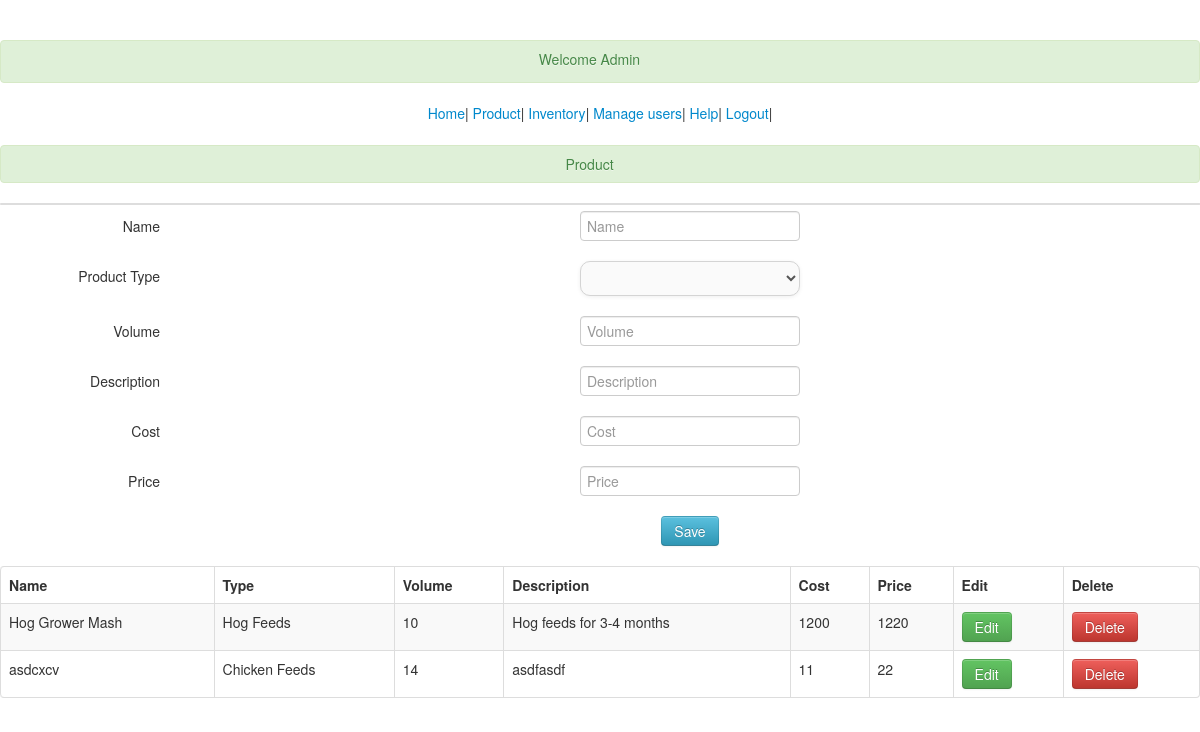
/admin/inventory.php (signed in), run on the app's committed database.
### tables this page shows
CREATE TABLE IF NOT EXISTS `product` (
  `product_id` int(11) NOT NULL AUTO_INCREMENT,
  `product_name` varchar(100) NOT NULL,
  `product_type_id` int(11) NOT NULL,
  `product_volume` int(11) NOT NULL,
  `product_description` varchar(200) NOT NULL,
  `product_cost` int(11) NOT NULL,
  `product_price` int(11) NOT NULL,
  PRIMARY KEY (`product_id`)
);

CREATE TABLE IF NOT EXISTS `type` (
  `type_id` int(11) NOT NULL AUTO_INCREMENT,
  `type_name` varchar(50) NOT NULL,
  `type_description` varchar(200) NOT NULL,
  PRIMARY KEY (`type_id`)
);

### admin/inventory.php (the view, shortened to what this page needs)
<?php include('../db.php');
include('header.php');
?>
	<body>
	<center>
			<div id="container">
			<div id="header">
				<div class="alert alert-success"><label>Welcome Admin</label></div>
			</div>
			<table>
				<thead>
					<td>
						<tr><a href="index.php">Home</a>  |  </tr>
						<tr><a href="product.php">Product</a>  |  </tr>
						<tr><a href="inventory.php">Inventory</a>  |  </tr>
						<tr><a href="manageuser.php">Manage users</a>  |  </tr>
						<tr><a href="help.php">Help</a>  |  </tr>
						<tr><a href="../logout.php">Logout</a>  |  </tr>
					</td>
				</thead>
			</table>
			<br>
		<div class="row-fluid">
        <div class="span12">
		<table class="table table-bordered">
			<div class="alert alert-success">Product</div>
		</table>
				<form class="form-horizontal" method="POST">
				<div class="control-group">
				<label class="control-label" for="inputEmail">Name</label>
				<div class="controls">
				<input type="text" id="product_name" name="product_name" placeholder="Name" required>
				</div>
				</div>
				<div class="control-group">
							<label class="control-label" for="inputEmail">Product Type</label>
							<div class="controls">
								<select id="product_type" name="product_type" required>
									<option></option>
								<?php
								$query=mysql_query("select * from type");
								while($row=mysql_fetch_array($query))
								 { ?>
									<option value="<?php echo $row['type_id'];?>"> <?php echo $row['type_name'];?> </option>
									<?php } ?>
								</select>
							</div>
				</div>
				<div class="control-group">
				<label class="control-label" for="inputEmail">Volume</label>
				<div class="controls">
				<input type="text" id="product_volume" name="product_volume" placeholder="Volume" required>
				</div>
				</div>
				<div class="control-group">
				<label class="control-label" for="inputEmail">Description</label>
				<div class="controls">
				<input type="text" id="product_description" name="product_description" placeholder="Description" required>
				</div>
				</div>
				<div class="control-group">
				<label class="control-label" for="inputEmail">Cost</label>
				<div class="controls">
				<input type="text" id="product_cost" name="product_cost" placeholder="Cost" required>
				</div>
				</div>
				<div class="control-group">
				<label class="control-label" for="inputEmail">Price</label>
				<div class="controls">
				<input type="text" id="product_price" name="product_price" placeholder="Price" required>
				</div>
				</div>
				<div class="control-group">
				<div class="controls">
				<button type="submit" name="register" class="btn btn-info">Save</button>
				</div>
				</div>
				</form>
				<table cellpadding="0" cellspacing="0" border="0" class="table table-striped table-bordered" id="example">
					<thead>
						<tr>
						<th>Name</th>
						<th>Type</th>
						<th>Volume</th>
						<th>Description</th>
						<th>Cost</th>
						<th>Price</th>
						<th>Edit</th>
						<th>Delete</th>
						</tr>
					</thead>
					<tbody>
						<?php
						$sql = "select p.*,t.* from product as p , type as t where p.product_type_id =t.type_id group by p.product_type_id";
						$query=mysql_query($sql)or die(mysql_error());
						while($row=mysql_fetch_array($query)){
						?>
						<tr>
						<td><?php echo $row[1]; ?></td>
						<td><?php echo $row[8]; ?></td>
						<td><?php echo $row[3]; ?></td>
						<td><?php echo $row[4]; ?></td>
						<td><?php echo $row[5]; ?></td>
						<td><?php echo $row[6]; ?></td>
						<td><a class="btn btn-success" href="edit_product.php<?php echo '?id='.$row['product_id']; ?>">Edit</a></td>
						<td><a class="btn btn-danger" href="delete_product.php<?php echo '?id='.$row['product_id']; ?>">Delete</a></td>
						</tr>
						<?php } ?>
					</tbody>
				</table>
	</div>
	</center>
	</body>
</html>

### admin/header.php (shortened to what this page needs)
<!DOCTYPE html>
<html lang="en">
    <head>
        <link href="../css1/bootstrap.css" rel="stylesheet" type="text/css" media="screen">
        <link rel="stylesheet" type="text/css" href="../css2/DT_bootstrap.css">
</head>

### data on the page
product: product_name "Hog Grower Mash", type.type_name "Hog Feeds", product_volume "10", product_description "Hog feeds for 3-4 months", product_cost "1200", product_price "1220"
product: product_name "asdcxcv", type.type_name "Chicken Feeds", product_volume "14", product_description "asdfasdf", product_cost "11", product_price "22"
